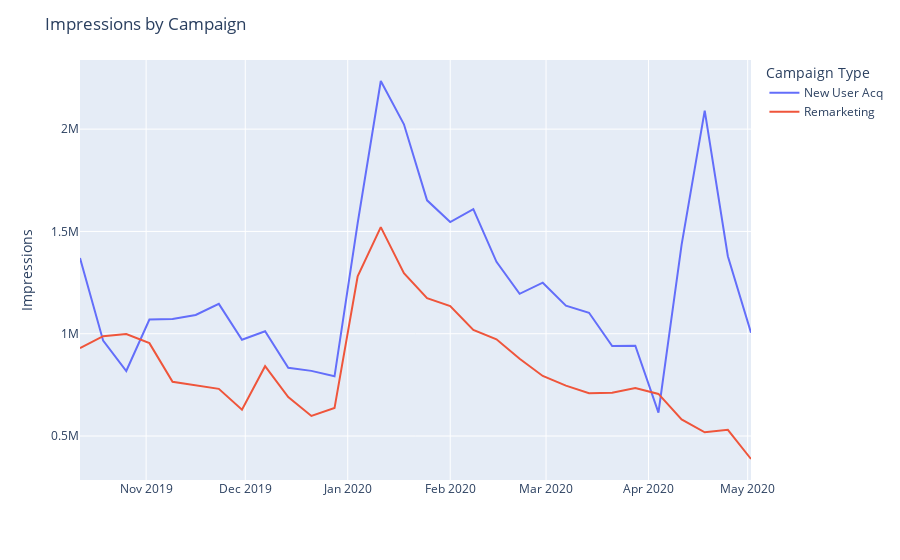

Notebook source saved alongside this figure:
### Code cell
fig = px.line(df_nua,x='End Date',y='Impressions')
fig.data[-1].name = 'New User Acq'
fig.data[-1].showlegend = True
fig.add_scatter(x=df_rem['End Date'],y=df_rem['Impressions'],mode='lines',name='Remarketing')
fig.update_layout(title="Impressions by Campaign",xaxis_title='',yaxis_title="Impressions",legend_title="Campaign Type")
fig.show()
